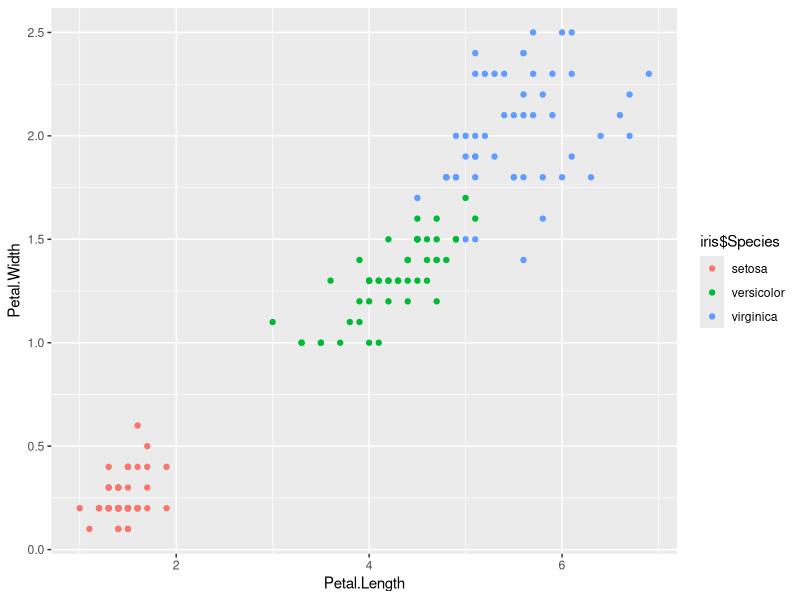
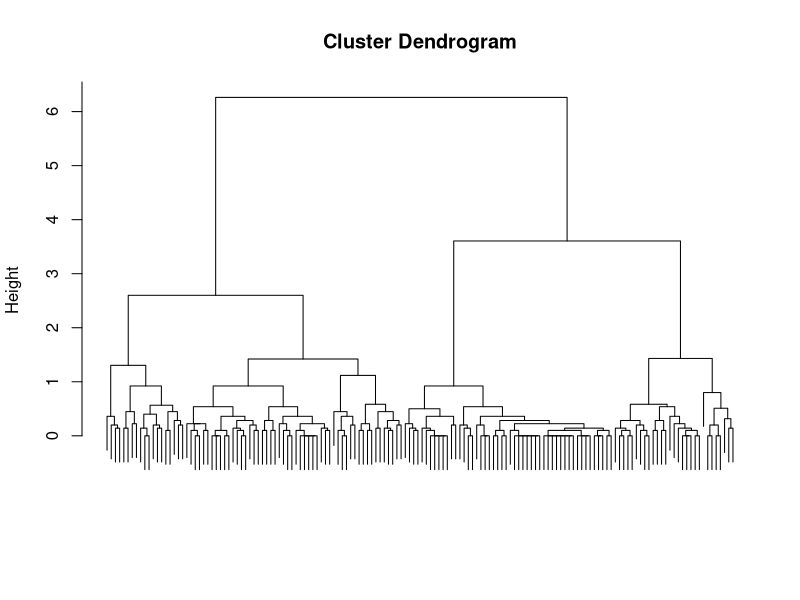
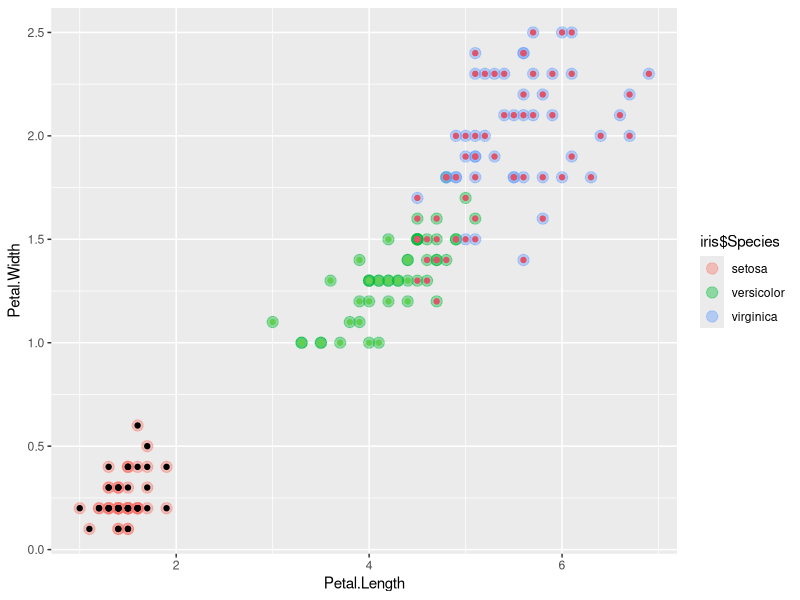
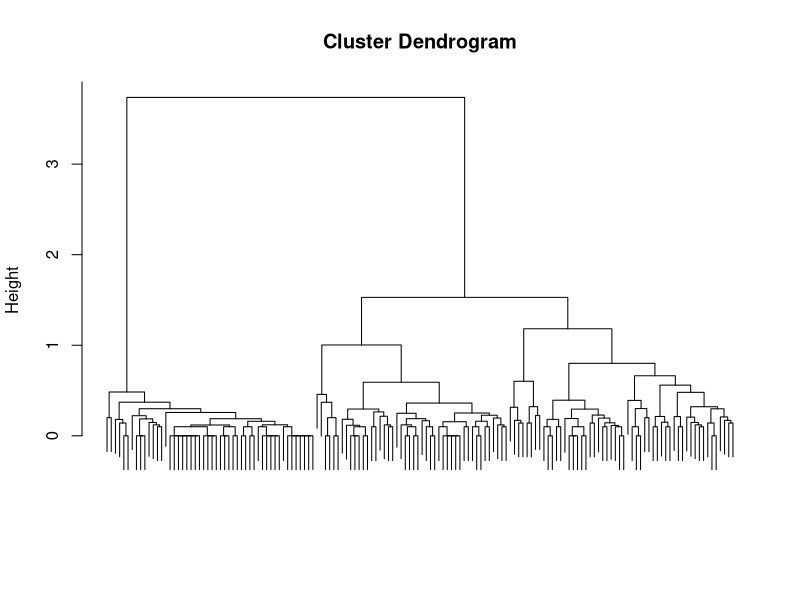
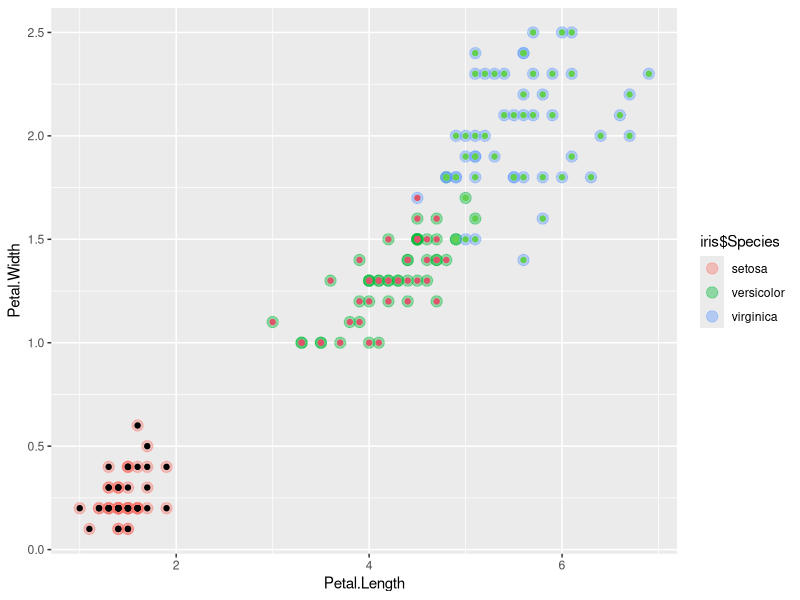
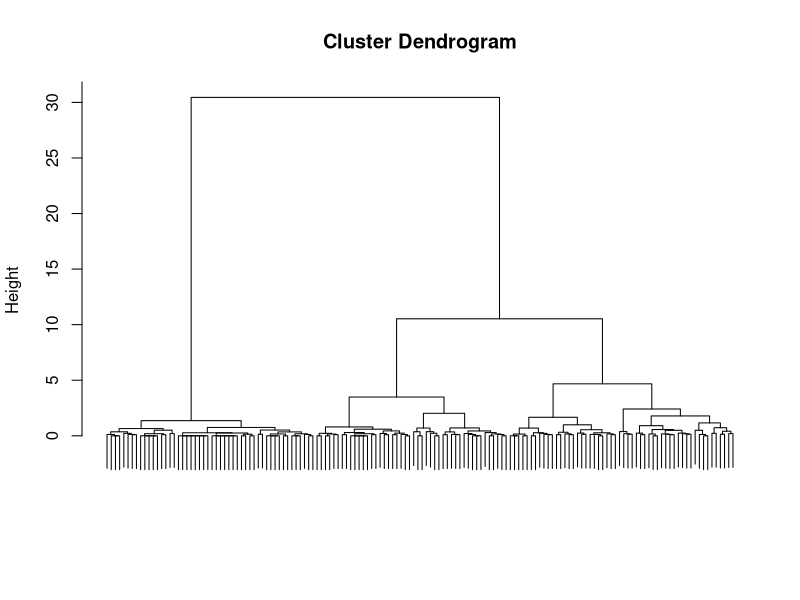

R code for these plots, in order:
library(ggplot2)


str(iris)

ggplot(iris, aes(Petal.Length, Petal.Width, color = iris$Species)) + 
  geom_point()


## Расстояние между кластерами: complete linkage

clusters <- hclust(dist(iris[, 3:4]))
plot(clusters, xlab=NA, sub=NA, labels=FALSE)

# Кластеров может быть 3 или 4
# Выберем вариант с 3-мя кластерами
cut <- cutree(clusters, 3)

table(cut, iris$Species)
# cut setosa versicolor virginica
# 1     50          0         0
# 2      0         21        50
# 3      0         29         0

ggplot(iris, aes(Petal.Length, Petal.Width, color = iris$Species)) + 
  geom_point(alpha = 0.4, size = 3.5) + geom_point(col = cut)


## Расстояние между кластерами: average linkage

clusters <- hclust(dist(iris[, 3:4]), method = 'average')

plot(clusters, xlab=NA, sub=NA, labels=FALSE)

# Кластеров может быть 3 или 5
# Выберем вариант с 3-мя кластерами
cut <- cutree(clusters, 3)

table(cut, iris$Species)
# cut setosa versicolor virginica
# 1     50          0         0
# 2      0         45         1
# 3      0          5        49

# Гораздо лучше. Ошибка всего в 6 наблюдениях

ggplot(iris, aes(Petal.Length, Petal.Width, color = iris$Species)) + 
  geom_point(alpha = 0.4, size = 3.5) + geom_point(col = cut)


## Расстояние между кластерами: Ward

clusters <- hclust(dist(iris[, 3:4]), method = 'ward.D2')

plot(clusters, xlab=NA, sub=NA, labels=FALSE)

# Основной вариант - 3 кластера
cut <- cutree(clusters, 3)

table(cut, iris$Species)
# cut setosa versicolor virginica
# 1     50          0         0
# 2      0         45         1
# 3      0          5        49
